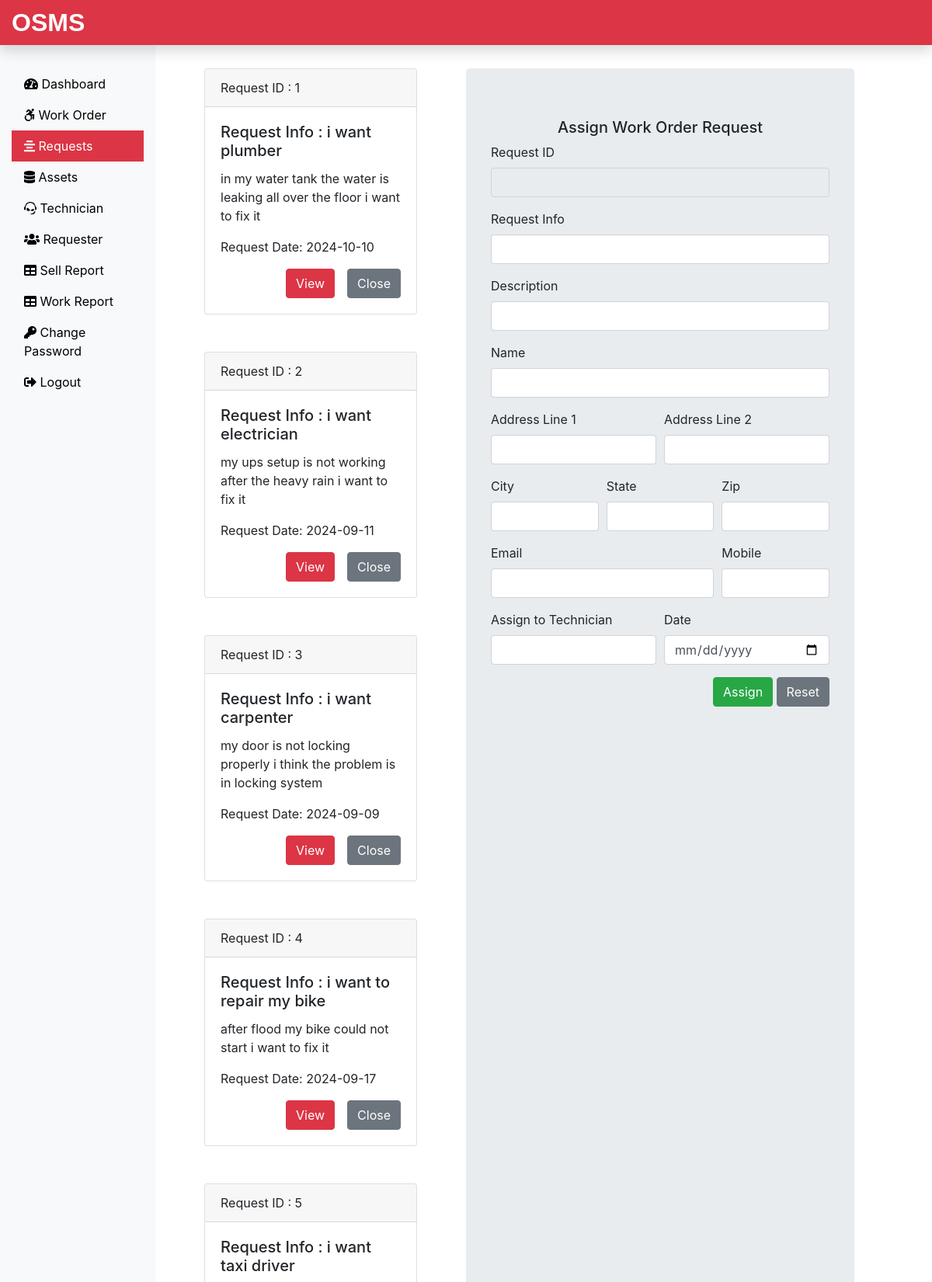
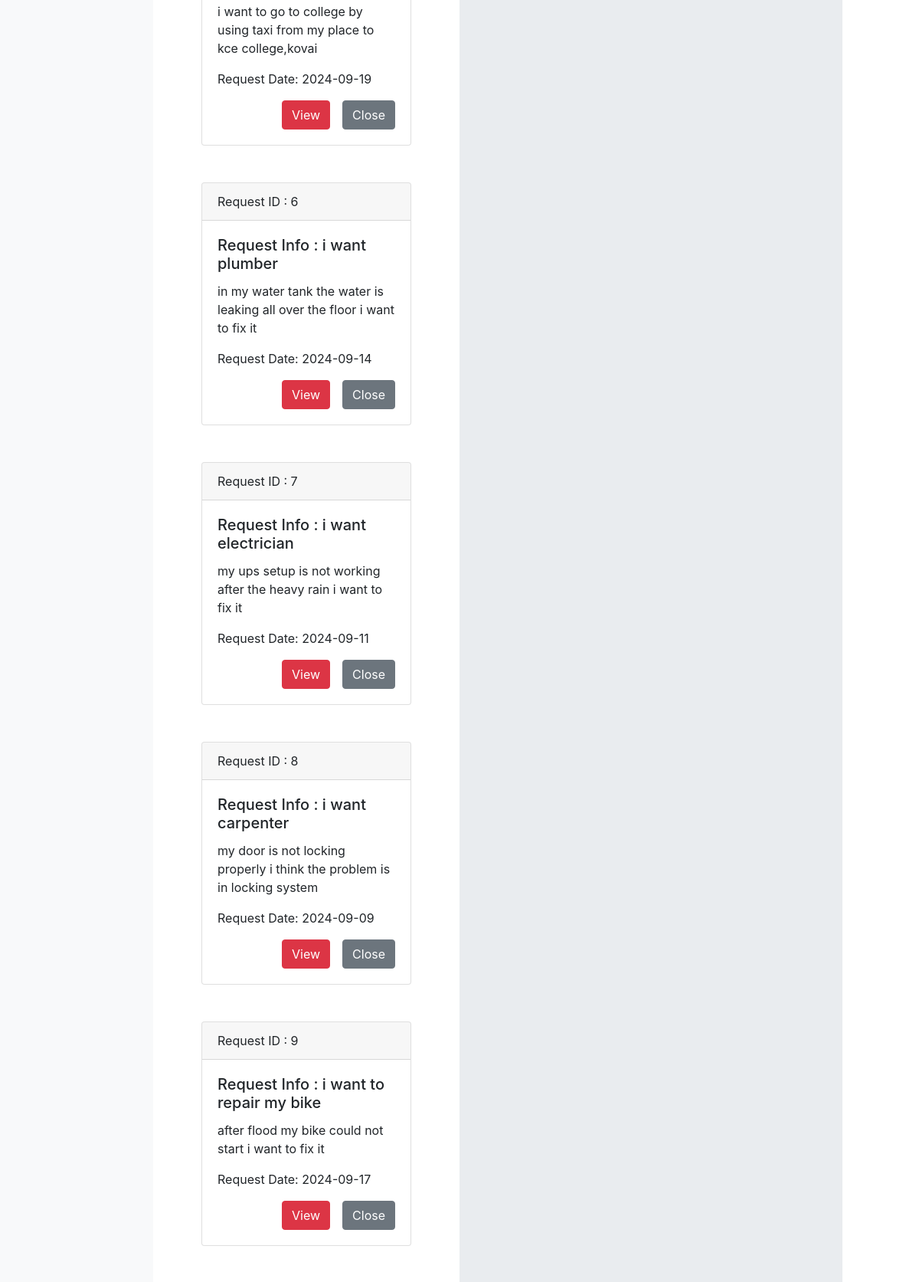
/Admin/request.php (signed in, upper part), run on the app's committed database (2 pictures, top to bottom).
### tables this page shows
CREATE TABLE `submitrequest_tb` (
  `request_id` int(11) NOT NULL,
  `request_info` text NOT NULL,
  `request_desc` text NOT NULL,
  `requester_name` varchar(60) NOT NULL,
  `requester_add1` text NOT NULL,
  `requester_add2` text NOT NULL,
  `requester_city` varchar(60) NOT NULL,
  `requester_state` varchar(60) NOT NULL,
  `requester_zip` int(11) NOT NULL,
  `requester_email` varchar(60) NOT NULL,
  `requester_mobile` bigint(11) NOT NULL,
  `request_date` date NOT NULL
);

### Admin/request.php (the view, shortened to what this page needs)
<?php
include('includes/header.php');
include('../dbConnection.php');
?>
<div class="col-sm-4 mb-5">
  <?php
 $sql = "SELECT request_id, request_info, request_desc, request_date FROM submitrequest_tb";
 $result = $conn->query($sql);
 if($result->num_rows > 0){
  while($row = $result->fetch_assoc()){
   echo '<div class="card mt-5 mx-5">';
   echo '<div class="card-header">';
   echo 'Request ID : '. $row['request_id'];
   echo '</div>';
   echo '<div class="card-body">';
   echo '<h5 class="card-title">Request Info : ' . $row['request_info'] . '</h5>';
   echo '<p class="card-text">' . $row['request_desc'] . '</p>';
   echo '<p class="card-text">Request Date: ' . $row['request_date'] . '</p>';
   echo '<div class="float-right">';
   echo '<form action="" method="POST"> <input type="hidden" name="id" value='. $row["request_id"] .'><input type="submit" class="btn btn-danger mr-3" name="view" value="View"><input type="submit" class="btn btn-secondary" name="close" value="Close"></form>';
   echo '</div>' ;
   echo '</div>' ;
   echo'</div>';
  }
 }
 ?>
</div>
<?php
  include('assignworkform.php');
  include('includes/footer.php');
?>

### data on the page
submitrequest_tb: request_id "1", request_info "i want plumber", request_desc "in my water tank the water is leaking all over the floor i want to fix it", request_date "2024-10-10"
submitrequest_tb: request_id "2", request_info "i want electrician", request_desc "my ups setup is not working after the heavy rain i want to fix it", request_date "2024-09-11"
submitrequest_tb: request_id "3", request_info "i want carpenter", request_desc "my door is not locking properly i think the problem is in locking system", request_date "2024-09-09"
submitrequest_tb: request_id "4", request_info "i want to repair my bike", request_desc "after flood my bike could not start i want to fix it", request_date "2024-09-17"
submitrequest_tb: request_id "5", request_info "i want taxi driver", request_desc "i want to go to college by using taxi from my place to kce college,kovai", request_date "2024-09-19"
submitrequest_tb: request_id "6", request_info "i want plumber", request_desc "in my water tank the water is leaking all over the floor i want to fix it", request_date "2024-09-14"
submitrequest_tb: request_id "7", request_info "i want electrician", request_desc "my ups setup is not working after the heavy rain i want to fix it", request_date "2024-09-11"
submitrequest_tb: request_id "8", request_info "i want carpenter", request_desc "my door is not locking properly i think the problem is in locking system", request_date "2024-09-09"
submitrequest_tb: request_id "9", request_info "i want to repair my bike", request_desc "after flood my bike could not start i want to fix it", request_date "2024-09-17"
